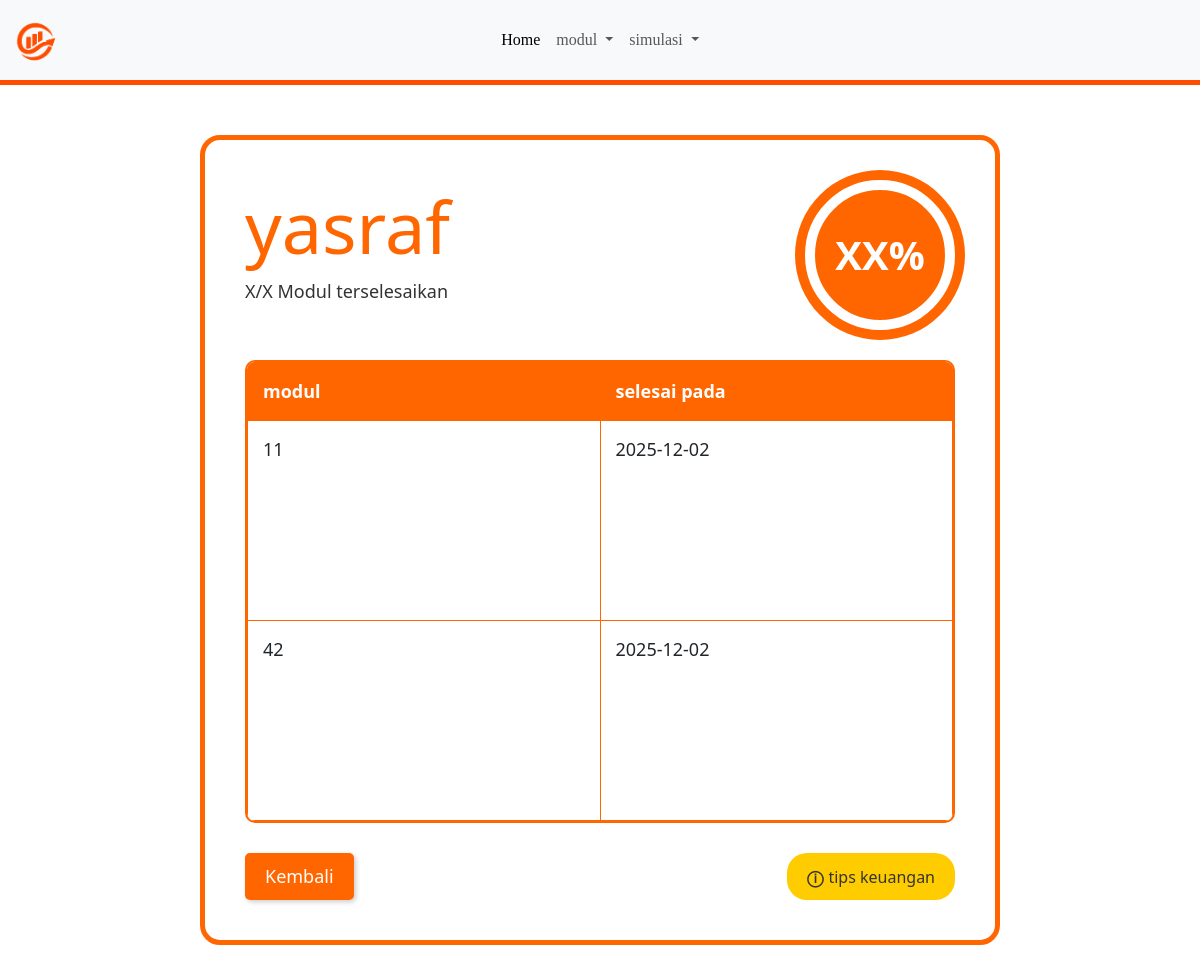
Page /progress.php (signed in) on the committed database.
### tables this page shows
CREATE TABLE `progressbelajar` (
  `id_progress` int(11) NOT NULL,
  `id_user` int(11) NOT NULL,
  `id_modul` int(11) NOT NULL,
  `tgl_selesai` date NOT NULL DEFAULT current_timestamp()
);

### progress.php (the view, shortened to what this page needs)
<?php
    include 'koneksi.php';
    $id = $_SESSION['tb_user']['id_user'];
    $queryid = "SELECT * FROM progressbelajar WHERE id_user = $id";
    $sqlid = mysqli_query($conn, $queryid);
?>
<!doctype html>
<html lang="en">
<head>
    <link href="style.css" rel="stylesheet">
    <link href="styles.css" rel="stylesheet">
    <link href="css/bootstrap.min.css" rel="stylesheet">
</head>
<body>
    <nav class="navbar navbar-expand-lg bg-body-tertiary">
        <div class="container-fluid">
            <a class="navbar-brand" href="#">
                <img src="src/sikat.png" alt="Logo" width="50" height="50" class="d-inline-block align-text-top">
            </a>
            <div class="collapse navbar-collapse" id="navbarNavDropdown">
                <ul class="navbar-nav position-absolute top-50  start-50 translate-middle">
                    <li class="nav-item">
                        <a class="nav-link active" aria-current="page" href="index.html">Home</a>
                    </li>
                    <li class="nav-item dropdown">
                        <a class="nav-link dropdown-toggle" href="#" role="button" data-bs-toggle="dropdown"
                            aria-expanded="false">
                            modul
                        </a>
                    </li>
                    <li class="nav-item dropdown">
                        <a class="nav-link dropdown-toggle" href="#" role="button" data-bs-toggle="dropdown"
                            aria-expanded="false">
                            simulasi
                        </a>
                    </li>
                </ul>
            </div>
        </div>
    </nav>
    <div class="container">
        <div class="progress-card">
            <div class="header-progress">
                <div class="user-info">
                    <h1 class="username">
                        <?php
                                echo $_SESSION['tb_user']['username'];
                        ?>
                    </h1>
                    <p class="completion-text">X/X Modul terselesaikan</p>
                </div>
                <div class="progress-circle">
                    <span class="percentage">XX%</span>
                </div>
            </div>
            <div class="module-table-container">
                <table class="module-table">
                    <thead>
                        <tr>
                            <th>modul</th>
                            <th>selesai pada</th>
                        </tr>
                    </thead>
                    <tbody>
                        <?php
                            while($result = mysqli_fetch_assoc($sqlid)){
                        ?>
                        <tr>
                            <td><?php echo $result['id_modul']?></td>
                            <td><?php echo $result['tgl_selesai']?></td>
                        </tr>
                    </tbody>
                        <?php
                        }
                        ?>
                </table>
            </div>
            <div class="footer-buttons">
                <button class="kembali-button">Kembali</button>
                <button class="financial-tips">tips keuangan</button>
            </div>
        </div>
    </div>
</body>
</html>

### style.css (style rules this page uses)
body { font-family: "HYWenHei"; margin: 0; display: flex; justify-content: center; flex-direction: column; min-height: 100vh; }
.navbar { border-bottom: 5px solid; border-color: #FF4D00; font-family: 'hywenhei'; }
nav { display: flex; align-items: center; }

### styles.css (style rules this page uses)
body { font-family: sans-serif; margin: 0; padding: 0; background-color: #f0f0f0; }
.container { display: flex; justify-content: center; padding: 50px 20px; }
.progress-card { width: 800px; padding: 40px; background-color: white; border-radius: 20px; border: 5px solid #ff6600; box-sizing: border-box; position: relative; }
.header-progress { display: flex; justify-content: space-between; align-items: center; margin-bottom: 30px; }
.user-info .username { font-size: 72px; color: #ff6600; margin: 0; line-height: 1; margin-bottom: 1rem; }
.user-info .completion-text { font-size: 18px; color: #333; margin-top: 10px; }
.progress-circle { width: 150px; height: 150px; position: relative; background-color: #ff6600; border-radius: 50%; display: flex; justify-content: center; align-items: center; box-shadow: 0 0 0 10px #ff6600; border: 10px solid white; }
.progress-circle .percentage { font-size: 40px; font-weight: bold; color: white; }
.module-table-container { border: 2px solid #ff6600; border-radius: 10px; overflow: hidden; margin-top: 20px; }
.module-table { width: 100%; border-collapse: collapse; }
.module-table th, .module-table td { padding: 15px; border: 1px solid #ff6600; text-align: left; font-size: 18px; }
.module-table th { background-color: #ff6600; color: white; font-weight: bold; }
.module-table td { height: 200px; vertical-align: top; }
.module-table td:first-child { width: 50%; }
.footer-buttons { display: flex; justify-content: space-between; margin-top: 30px; }
.kembali-button { padding: 10px 20px; background-color: #ff6600; color: white; border: none; border-radius: 5px; font-size: 18px; cursor: pointer; box-shadow: 2px 2px 5px rgba(0, 0, 0, 0.2); }
.financial-tips { padding: 10px 20px; background-color: #ffcc00; color: #333; border: none; border-radius: 20px; font-size: 16px; cursor: pointer; display: flex; align-items: center; }
.financial-tips::before { content: 'ⓘ'; margin-right: 5px; font-weight: bold; }

### rows in the picture
progressbelajar: id_modul "11", tgl_selesai "2025-12-02"
progressbelajar: id_modul "42", tgl_selesai "2025-12-02"

### other values in the picture
$_SESSION['tb_user']['username'] "yasraf"
